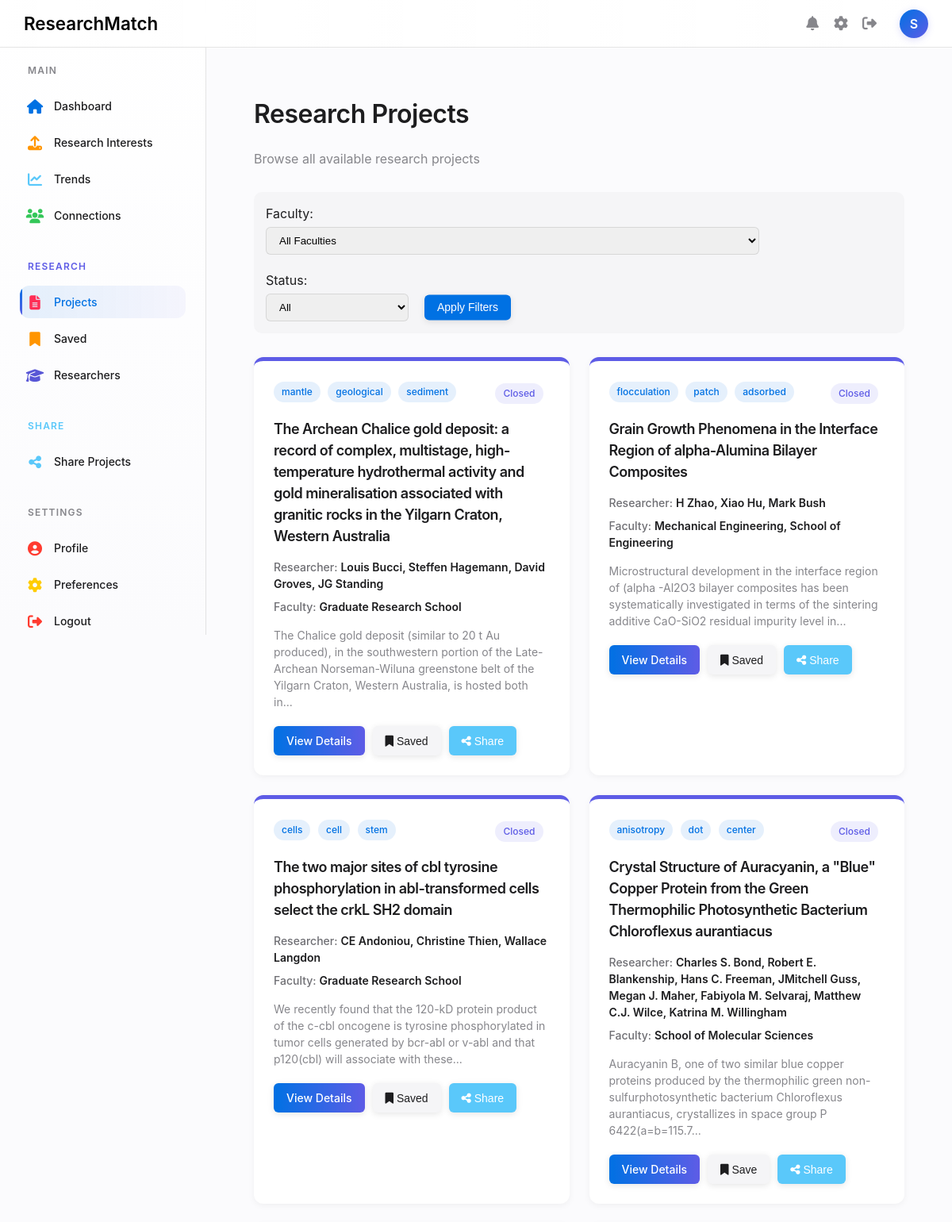
The page /projects (signed in, upper part) on the database its author committed.
### database/schema.py (models this page shows)
class Interest(db.Model):
    id = db.Column(db.Integer, primary_key=True)
    interest_name = db.Column(db.String(100), nullable=False)

class Project(db.Model):
    id = db.Column(db.Integer, primary_key=True)
    title = db.Column(db.String(100), nullable=False)
    link = db.Column(db.String(100), nullable=False)
    is_open = db.Column(db.Boolean, nullable=False)
    summary = db.Column(db.Text, nullable=False)
    close_date = db.Column(db.Date, nullable=True)
    research_areas = db.relationship('ResearchArea', secondary=project_research_area, backref='projects')
    interests = db.relationship('Interest', secondary=project_interest, backref='projects')
    researchers = db.relationship('Researcher', secondary=project_researcher, back_populates='researcher_projects')

class Researcher(db.Model):
    id = db.Column(db.Integer, primary_key=True)
    first_name = db.Column(db.String(100), nullable=False)
    last_name = db.Column(db.String(100), nullable=False)
    email = db.Column(db.String(100), nullable=True)
    researcher_projects = db.relationship('Project', secondary=project_researcher, back_populates='researchers')

class ResearchArea(db.Model):
    __tablename__ = "research_area"
    id = db.Column(db.Integer, primary_key=True)
    area = db.Column(db.String(100), nullable=False)

### app.py (the view)
@app.route('/projects')
@token_required
def projects():
    user = db.session.query(User).filter_by(id=session['user_id']).first()
    page = request.args.get('page', 1, type=int)
    faculty = request.args.get('faculty', '')
    status = request.args.get('status', '')
    per_page = 12  # Number of projects per page
    query = Project.query
    if faculty:
        query = query.join(Project.research_areas).filter(ResearchArea.area.ilike(f'%{faculty}%'))
    if status == 'open':
        query = query.filter(Project.is_open == True)
    elif status == 'closed':
        query = query.filter(Project.is_open == False)
    pagination = query.paginate(page=page, per_page=per_page, error_out=False)
    projects = pagination.items
    saved_user_projects = user.saved_projects if user.saved_projects else []
    research_areas = ResearchArea.query.all()
    return render_template('projects.html',
                          username=session['username'],
                          projects=projects,
                          pagination=pagination,
                          research_areas=research_areas,
                          saved_user_projects=saved_user_projects,
                          faculty=faculty,
                          status=status,
                          is_authenticated_page=True,
                          user_name=session.get('username'))  # Add this for avatar

### app.py (called while the page is built)
def token_required(func):
    @wraps(func)
    def decorated(*args, **kwargs):
        token = request.cookies.get('jwt_token', None)
        if not token:
            return back_to_login()
        try:
            data = jwt.decode(token, current_app.config['SECRET_KEY'], algorithms=["HS256"])
            request.user = data  # optionally attach user info to request
        except jwt.ExpiredSignatureError:
            return back_to_login()
        except jwt.InvalidTokenError:
            return back_to_login()
        return func(*args, **kwargs)
    return decorated

### templates/projects.html (shortened to what this page needs)
{% extends 'base.html' %}
{% block content %}
<div class="content-container">
    <div class="page-header">
        <h1>Research Projects</h1>
        <p class="text-muted">Browse all available research projects</p>
    </div>
    <div class="filters-container">
        <div class="filter-group">
            <label for="filter-faculty">Faculty:</label>
            <select id="filter-faculty" class="form-control">
                <option value="">All Faculties</option>
            </select>
        </div>
        <div class="filter-group">
            <label for="filter-status">Status:</label>
            <select id="filter-status" class="form-control">
                <option value="">All</option>
            </select>
        </div>
        <button style="transform: translateY(45%);" id="apply-filters" class="btn">Apply Filters</button>
    </div>
    <div class="projects-container">
        {% for project in projects %}
        <div class="project-card {% if project.is_open %}open-project{% else %}closed-project{% endif %}"
             data-faculty="{% for area in project.research_areas %}{{ area.area|lower }}{% if not loop.last %} {% endif %}{% endfor %}">
            <div class="project-header">
                <div class="project-category">
                    {% for interest in project.interests %}
                    <span class="category-badge">{{ interest.interest_name }}</span>
                    {% endfor %}
                </div>
                <div class="project-status">
                    <span class="status-badge {% if project.is_open %}open{% else %}closed{% endif %}">
                        {{ 'Open' if project.is_open else 'Closed' }}
                    </span>
                </div>
            </div>
            <h3 class="project-title">{{ project.title }}</h3>
            <div class="project-meta">
                <div class="meta-item">
                    <span class="meta-label">Researcher:</span>
                    <span class="meta-value">
                        {% for researcher in project.researchers %}
                            {{ researcher.first_name }} {{ researcher.last_name }}{% if not loop.last %}, {% endif %}
                        {% endfor %}
                    </span>
                </div>
                <div class="meta-item">
                    <span class="meta-label">Faculty:</span>
                    <span class="meta-value">
                        {% for area in project.research_areas %}
                            {{ area.area }}{% if not loop.last %}, {% endif %}
                        {% endfor %}
                    </span>
                </div>
            </div>
            {% if project.summary %}
            <div class="project-summary">
                <p>{{ project.summary|truncate(200) }}</p>
            </div>
            {% endif %}
            <div class="project-actions">
                <a href="{{ project.link }}" target="_blank" class="btn primary">View Details</a>
                <button class="btn secondary save-project" data-project-id="{{ project.id }}">
                    <i class="fas fa-bookmark"></i> {{ 'Saved' if project in saved_user_projects else 'Save' }}
                </button>
                <button class="btn tertiary share-project" data-project-id="{{ project.id }}" data-project-title="{{ project.title }}">
                    <i class="fas fa-share-alt"></i> Share
                </button>
            </div>
        </div>
        {% else %}
        <div class="no-data-message">
            <p>No projects found. Please check back later.</p>
        </div>
        {% endfor %}
    </div>
</div>
{% endblock %}

### static/css/style.css (style rules this page uses)
:root { --primary-color: #0071E3; --primary-dark: #005BBB; --primary-light: #E1F0FF; --accent-purple: #5E5CE6; --accent-pink: #FF2D55; --accent-orange: #FF9500; --accent-teal: #5AC8FA; --accent-green: #34C759; --accent-red: #FF3B30; --accent-yellow: #FFCC00; --accent-indigo: #5856D6; --text-primary: #1D1D1F; --text-secondary: #86868B; --text-tertiary: #6E6E73; --border-light: rgba(0, 0, 0, 0.1); --background-light: #FBFBFD; --background-medium: #F5F5F7; --card-background: #FFFFFF; --shadow-sm: 0 2px 8px rgba(0, 0, 0, 0.05); --shadow-md: 0 5px 20px rgba(0, 0, 0, 0.08); --shadow-lg: 0 10px 30px rgba(0, 0, 0, 0.1); --transition: all 0.25s ease; --radius-sm: 8px; --radius-md: 12px; --radius-lg: 20px; --header-height: 60px; --sidebar-width: 260px; --sidebar-collapsed-width: 80px; }
body { margin: 0; font-family: -apple-system, BlinkMacSystemFont, "Segoe UI", Roboto, Helvetica, Arial, sans-serif; background-color: var(--background-light); color: var(--text-primary); line-height: 1.5; min-height: 100vh; display: flex; flex-direction: column; scroll-behavior: smooth; }
a { text-decoration: none; color: inherit; }
button { cursor: pointer; }
* { margin: 0; padding: 0; box-sizing: border-box; }
h1, h2, h3 { font-weight: 600; letter-spacing: -0.5px; margin-bottom: 20px; color: var(--text-primary); }
.btn { border-radius: 24px; font-weight: 600; padding: 10px 24px; background-color: #0071e3; color: white; border: none; transition: background-color 0.3s ease, transform 0.2s ease; cursor: pointer; box-shadow: 0 2px 8px rgba(0, 0, 0, 0.1); margin-bottom: 0; }
a, .btn, .card, .input, .nav-link { transition: all 0.3s ease; }
.meta-label { color: var(--text-tertiary); font-weight: 500; }
.meta-value { color: var(--text-primary); font-weight: 600; }
.project-status { font-size: 12px; padding: 3px 8px; border-radius: 10px; }

### templates/projects.html (style rules this page uses)
.content-container { max-width: 1200px; margin: 0 auto; padding: 20px; }
.page-header { margin-bottom: 30px; }
.text-muted { color: var(--text-secondary); }
.filters-container { display: flex; gap: 20px; margin-bottom: 30px; padding: 15px; background-color: var(--background-medium); border-radius: 10px; align-items: center; flex-wrap: wrap; }
.filter-group { display: flex; flex-direction: column; gap: 5px; }
.form-control { padding: 8px 12px; border-radius: 6px; border: 1px solid var(--border-light); min-width: 180px; }
.projects-container { display: grid; grid-template-columns: repeat(auto-fill, minmax(350px, 1fr)); gap: 25px; }
.project-card { background-color: white; border-radius: 12px; padding: 25px; box-shadow: var(--shadow-sm); transition: var(--transition); border-top: 5px solid; }
.closed-project { border-color: var(--accent-purple); }
.project-header { display: flex; justify-content: space-between; margin-bottom: 15px; }
.category-badge { display: inline-block; padding: 4px 10px; border-radius: 15px; font-size: 12px; font-weight: 500; background-color: rgba(0, 113, 227, 0.1); color: var(--primary-color); margin-right: 5px; }
.status-badge { display: inline-block; padding: 4px 10px; border-radius: 15px; font-size: 12px; font-weight: 500; }
.status-badge.closed { background-color: rgba(94, 92, 230, 0.1); color: var(--accent-purple); }
.project-title { font-size: 18px; margin-bottom: 15px; }
.project-meta { display: grid; grid-template-columns: 1fr; gap: 8px; margin-bottom: 15px; }
.meta-item { font-size: 14px; }
.meta-label { font-weight: 500; color: var(--text-tertiary); }
.meta-value { color: var(--text-primary); }
.project-summary { margin-bottom: 20px; font-size: 14px; color: var(--text-secondary); }
.project-actions { display: flex; gap: 10px; }
.btn { padding: 8px 16px; border-radius: 6px; font-size: 14px; font-weight: 500; cursor: pointer; transition: var(--transition); border: none; }
.btn.primary { background: linear-gradient(90deg, var(--primary-color), var(--accent-purple)); color: white; }
.btn.secondary { background-color: var(--background-medium); color: var(--text-primary); }
.btn.tertiary { background-color: var(--accent-teal); color: white; }

### rows shown on the page
Project: is_open "Closed", title "The Archean Chalice gold deposit: a record of complex, multistage, high-temperature hydrothermal activity and gold mineralisation associated with granitic rocks in the Yilgarn Craton, Western Australia", summary "The Chalice gold deposit (similar to 20 t Au produced), in the southwestern portion of the Late-Archean Norseman-Wiluna greenstone belt of the Yilgarn Craton, Western Australia, is hosted both in...", value "Saved"
Interest: interest_name "mantle"
Interest: interest_name "geological"
Interest: interest_name "sediment"
Researcher: first_name "Louis", last_name "Bucci"
Researcher: first_name "Steffen", last_name "Hagemann"
Researcher: first_name "David", last_name "Groves"
Researcher: first_name "JG", last_name "Standing"
ResearchArea: area "Graduate Research School"
Project: is_open "Closed", title "Grain Growth Phenomena in the Interface Region of alpha-Alumina Bilayer Composites", summary "Microstructural development in the interface region of (alpha -Al2O3 bilayer composites has been systematically investigated in terms of the sintering additive CaO-SiO2 residual impurity level in...", value "Saved"
Interest: interest_name "flocculation"
Interest: interest_name "patch"
Interest: interest_name "adsorbed"
Researcher: first_name "H", last_name "Zhao"
Researcher: first_name "Xiao", last_name "Hu"
Researcher: first_name "Mark", last_name "Bush"
ResearchArea: area "Mechanical Engineering"
ResearchArea: area "School of Engineering"
Project: is_open "Closed", title "The two major sites of cbl tyrosine phosphorylation in abl-transformed cells select the crkL SH2 domain", summary "We recently found that the 120-kD protein product of the c-cbl oncogene is tyrosine phosphorylated in tumor cells generated by bcr-abl or v-abl and that p120(cbl) will associate with these...", value "Saved"
Interest: interest_name "cells"
Interest: interest_name "cell"
Interest: interest_name "stem"
Researcher: first_name "CE", last_name "Andoniou"
Researcher: first_name "Christine", last_name "Thien"
Researcher: first_name "Wallace", last_name "Langdon"
Project: is_open "Closed", title "Crystal Structure of Auracyanin, a \"Blue\" Copper Protein from the Green Thermophilic Photosynthetic Bacterium Chloroflexus aurantiacus", summary "Auracyanin B, one of two similar blue copper proteins produced by the thermophilic green non-sulfurphotosynthetic bacterium Chloroflexus aurantiacus, crystallizes in space group P 6422(a=b=115.7...", value "Save"
Interest: interest_name "anisotropy"
Interest: interest_name "dot"
Interest: interest_name "center"
Researcher: first_name "Charles", last_name "S. Bond"
Researcher: first_name "Robert", last_name "E. Blankenship"
Researcher: first_name "Hans", last_name "C. Freeman"
Researcher: first_name "JMitchell", last_name "Guss"
Researcher: first_name "Megan", last_name "J. Maher"
Researcher: first_name "Fabiyola", last_name "M. Selvaraj"
Researcher: first_name "Matthew", last_name "C.J. Wilce"
Researcher: first_name "Katrina", last_name "M. Willingham"
ResearchArea: area "School of Molecular Sciences"

### other values the page prints
{{ user_name[0].upper() if user_name else 'U' }} "S"
